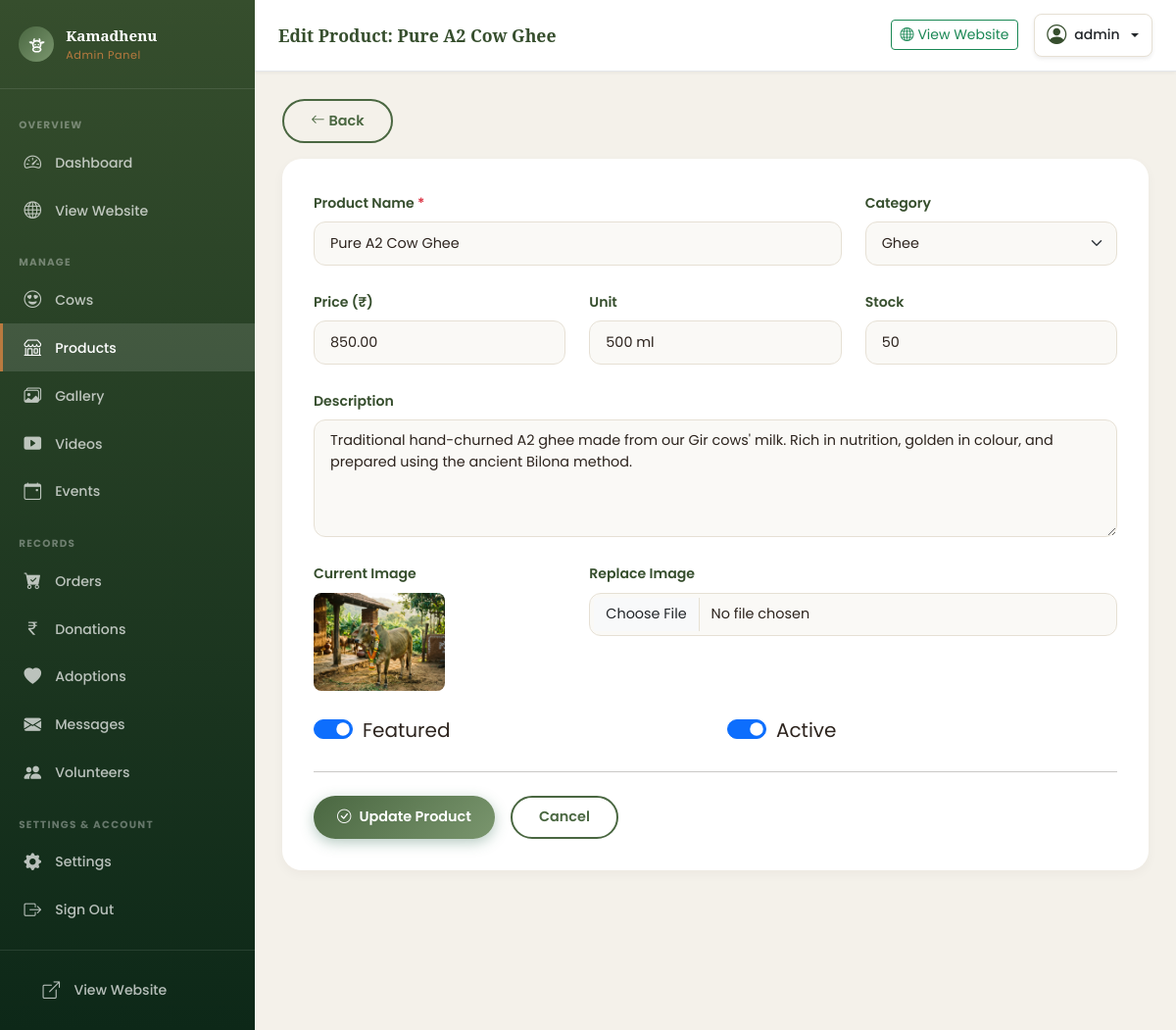
Page /admin/product-edit.php?id=1 (signed in) on the committed database.
### tables this page shows
CREATE TABLE IF NOT EXISTS `products` (
  `id`          INT UNSIGNED NOT NULL AUTO_INCREMENT,
  `name`        VARCHAR(150) NOT NULL,
  `category`    ENUM('Milk Products','Ghee','Gomutra','Panchamrit','Panchagavya','Organic','Other') NOT NULL DEFAULT 'Other',
  `price`       DECIMAL(8,2) UNSIGNED NOT NULL DEFAULT 0.00,
  `unit`        VARCHAR(40)  NOT NULL DEFAULT '1 kg',
  `stock_qty`   INT UNSIGNED NOT NULL DEFAULT 0,
  `description` TEXT DEFAULT NULL,
  `image`       VARCHAR(255) DEFAULT NULL,
  `is_featured` TINYINT(1) NOT NULL DEFAULT 0,
  `is_active`   TINYINT(1) NOT NULL DEFAULT 1,
  `created_at`  TIMESTAMP NOT NULL DEFAULT CURRENT_TIMESTAMP,
  `updated_at`  TIMESTAMP NOT NULL DEFAULT CURRENT_TIMESTAMP ON UPDATE CURRENT_TIMESTAMP,
  PRIMARY KEY (`id`),
  INDEX `idx_products_category` (`category`),
  INDEX `idx_products_is_active` (`is_active`)
);

### includes/functions.php (called while the page is built, shortened)
<?php
function e(string $str): string {
    return htmlspecialchars($str, ENT_QUOTES | ENT_SUBSTITUTE, 'UTF-8');
}
function img_url(string $subdir, ?string $filename): string {
    if (empty($filename)) return PLACEHOLDER_IMG;
    return UPLOAD_URL . $subdir . '/' . e($filename);
}

### includes/auth.php (called while the page is built, shortened)
<?php
function current_admin_username(): string {
    return $_SESSION['admin_username'] ?? 'Admin';
}

### admin/product-edit.php (the view, shortened to what this page needs)
<?php
require_once __DIR__ . '/../includes/functions.php';
require_once __DIR__ . '/../includes/auth.php';
$pdo = getDBConnection();
$id  = isset($_GET['id']) ? (int)$_GET['id'] : 0;
$stmt = $pdo->prepare("SELECT * FROM products WHERE id = :id");
$stmt->execute([':id' => $id]);
$product = $stmt->fetch();
$old    = $product;
$adminPageTitle  = 'Edit Product: ' . e($product['name']);
$adminActivePage = 'products';
require_once __DIR__ . '/includes/admin_layout_header.php';
?>
<div class="mb-3"><a href="<?= BASE_URL ?>/admin/products.php" class="btn btn-sm btn-kg-outline"><i class="bi bi-arrow-left me-1"></i>Back</a></div>
<div class="kg-admin-form-card">
  <form method="POST" action="" enctype="multipart/form-data" data-validate novalidate>
    <div class="row g-4">
      <div class="col-md-8">
        <label class="form-label">Product Name <span class="text-danger">*</span></label>
        <input type="text" name="name" class="form-control" value="<?= e($old['name']) ?>" required>
      </div>
      <div class="col-md-4">
        <label class="form-label">Category</label>
        <select name="category" class="form-select">
          <?php foreach (['Milk Products','Ghee','Gomutra','Panchamrit','Panchagavya','Organic','Other'] as $cat): ?>
          <option value="<?= $cat ?>" <?= $old['category'] === $cat ? 'selected':'' ?>><?= $cat ?></option>
          <?php endforeach; ?>
        </select>
      </div>
      <div class="col-md-4">
        <label class="form-label">Price (₹)</label>
        <input type="number" name="price" class="form-control" step="0.01" min="0" value="<?= e($old['price']) ?>" required>
      </div>
      <div class="col-md-4">
        <label class="form-label">Unit</label>
        <input type="text" name="unit" class="form-control" value="<?= e($old['unit']) ?>">
      </div>
      <div class="col-md-4">
        <label class="form-label">Stock</label>
        <input type="number" name="stock_qty" class="form-control" min="0" value="<?= (int)$old['stock_qty'] ?>">
      </div>
      <div class="col-12">
        <label class="form-label">Description</label>
        <textarea name="description" class="form-control" rows="4"><?= e($old['description']) ?></textarea>
      </div>
      <div class="col-md-4">
        <label class="form-label">Current Image</label>
        <img src="<?= img_url('products', $old['image']) ?>" id="prodPreview"
             style="max-height:100px;border-radius:8px;display:block;" onerror="this.src='<?= BASE_URL ?>/assets/images/placeholder.jpg'">
      </div>
      <div class="col-md-8">
        <label class="form-label">Replace Image</label>
        <input type="file" name="image" class="form-control" accept="image/*" data-preview="prodPreview">
      </div>
      <div class="col-md-6">
        <div class="form-check form-switch fs-5">
          <input class="form-check-input" type="checkbox" name="is_featured" value="1" <?= $old['is_featured'] ? 'checked':'' ?>>
          <label class="form-check-label fw-600">Featured</label>
        </div>
      </div>
      <div class="col-md-6">
        <div class="form-check form-switch fs-5">
          <input class="form-check-input" type="checkbox" name="is_active" value="1" <?= $old['is_active'] ? 'checked':'' ?>>
          <label class="form-check-label fw-600">Active</label>
        </div>
      </div>
    </div>
    <hr class="my-4">
    <div class="d-flex gap-3">
      <button type="submit" class="btn btn-kg-primary px-4"><i class="bi bi-check-circle me-2"></i>Update Product</button>
      <a href="<?= BASE_URL ?>/admin/products.php" class="btn btn-kg-outline">Cancel</a>
    </div>
  </form>
</div>
<?php require_once __DIR__ . '/includes/admin_layout_footer.php'; ?>

### admin/includes/admin_layout_header.php (shortened to what this page needs)
<?php
$adminPageTitle  = $adminPageTitle  ?? 'Dashboard';
$adminActivePage = $adminActivePage ?? '';
function admin_sidebar_link(string $href, string $icon, string $label, string $active, string $key): string {
    $cls = ($active === $key) ? ' active' : '';
    return <<<HTML
<a href="{$href}" class="kg-sidebar-link{$cls}">
  <i class="bi bi-{$icon}"></i>
  {$label}
</a>
HTML;
}
?>
<!DOCTYPE html>
<html lang="en">
<head>
  <link rel="stylesheet" href="https://cdn.jsdelivr.net/npm/bootstrap@5.3.3/dist/css/bootstrap.min.css">
  <link rel="stylesheet" href="https://cdn.jsdelivr.net/npm/bootstrap-icons@1.11.3/font/bootstrap-icons.css">
  <link rel="stylesheet" href="<?= BASE_URL ?>/assets/css/style.css?v=<?= time() ?>">
</head>
<body class="kg-admin-body">
<aside class="kg-sidebar" id="adminSidebar">
  <div class="kg-sidebar-brand">
    <div class="kg-logo-icon-sm"><?= get_cow_logo_svg() ?></div>
    <div class="kg-sidebar-brand-text">
      <span class="kg-sidebar-brand-main">Kamadhenu</span>
      <span class="kg-sidebar-brand-sub">Admin Panel</span>
    </div>
  </div>
  <nav class="kg-sidebar-nav">
    <div class="kg-sidebar-nav-label">Overview</div>
    <?= admin_sidebar_link(BASE_URL . '/admin/dashboard.php', 'speedometer2', 'Dashboard', $adminActivePage, 'dashboard') ?>
    <a href="<?= BASE_URL ?>/" class="kg-sidebar-link" target="_blank">
      <i class="bi bi-globe"></i> View Website
    </a>
    <div class="kg-sidebar-nav-label mt-2">Manage</div>
    <?= admin_sidebar_link(BASE_URL . '/admin/cows.php',     'emoji-heart-eyes', 'Cows',       $adminActivePage, 'cows') ?>
    <?= admin_sidebar_link(BASE_URL . '/admin/products.php', 'shop',             'Products',   $adminActivePage, 'products') ?>
    <?= admin_sidebar_link(BASE_URL . '/admin/gallery.php',  'images',           'Gallery',    $adminActivePage, 'gallery') ?>
    <?= admin_sidebar_link(BASE_URL . '/admin/videos.php',   'play-btn-fill',    'Videos',     $adminActivePage, 'videos') ?>
    <?= admin_sidebar_link(BASE_URL . '/admin/events.php',   'calendar-event',   'Events',     $adminActivePage, 'events') ?>
    <div class="kg-sidebar-nav-label mt-2">Records</div>
    <?= admin_sidebar_link(BASE_URL . '/admin/orders.php',     'cart-check-fill','Orders',     $adminActivePage, 'orders') ?>
    <?= admin_sidebar_link(BASE_URL . '/admin/donations.php',  'currency-rupee', 'Donations',  $adminActivePage, 'donations') ?>
    <?= admin_sidebar_link(BASE_URL . '/admin/adoptions.php',  'heart-fill',     'Adoptions',  $adminActivePage, 'adoptions') ?>
    <?= admin_sidebar_link(BASE_URL . '/admin/messages.php',   'envelope-fill',  'Messages',   $adminActivePage, 'messages') ?>
    <?= admin_sidebar_link(BASE_URL . '/admin/volunteers.php', 'people-fill',    'Volunteers', $adminActivePage, 'volunteers') ?>
    <div class="kg-sidebar-nav-label mt-2">Settings & Account</div>
    <?= admin_sidebar_link(BASE_URL . '/admin/settings.php', 'gear-fill', 'Settings', $adminActivePage, 'settings') ?>
    <?= admin_sidebar_link(BASE_URL . '/admin/logout.php', 'box-arrow-right', 'Sign Out', $adminActivePage, 'logout') ?>
  </nav>
  <div class="kg-sidebar-footer">
    <a href="<?= BASE_URL ?>/" class="kg-sidebar-link" target="_blank">
      <i class="bi bi-box-arrow-up-right"></i> View Website
    </a>
  </div>
</aside>
<main class="kg-admin-main">
  <div class="kg-admin-topbar">
    <div class="d-flex align-items-center gap-3">
      <h5 class="mb-0"><?= e($adminPageTitle) ?></h5>
    </div>
    <div class="d-flex align-items-center gap-3">
      <a href="<?= BASE_URL ?>/" class="btn btn-sm btn-outline-success d-none d-md-inline-flex" target="_blank" title="View Public Website">
        <i class="bi bi-globe me-1"></i> View Website
      </a>
      <div class="dropdown">
        <button class="btn btn-sm dropdown-toggle d-flex align-items-center gap-2 shadow-sm" type="button" id="adminProfileDropdown" data-bs-toggle="dropdown" aria-expanded="false" style="background: white; border: 1px solid var(--kg-border); border-radius: 8px; padding: 0.4rem 0.8rem;">
          <i class="bi bi-person-circle fs-5" style="color:var(--kg-green-dark);"></i>
          <span class="fw-medium text-dark d-none d-md-inline"><?= e(current_admin_username()) ?></span>
        </button>
      </div>
    </div>
  </div>
  <div class="kg-admin-content">

### assets/css/style.css (style rules this page uses)
:root { --kg-green: #4A6741; --kg-green-dark: #364E2D; --kg-green-light: #7A966E; --kg-green-pale: #E2E8DC; --kg-gold: #B97A3F; --kg-gold-dark: #8F5927; --kg-gold-light: #DFBC94; --kg-cream: #F4F1EA; --kg-cream-dark: #EAE4D4; --kg-brown: #584033; --kg-text: #2D241E; --kg-text-muted: #786C60; --kg-border: #E6E0D4; --kg-white: #FAF9F6; --kg-shadow-sm: 0 4px 12px rgba(45, 36, 30, .04); --kg-shadow-md: 0 8px 24px rgba(45, 36, 30, .08); --kg-shadow-lg: 0 16px 48px rgba(45, 36, 30, .12); --kg-radius: 20px; --kg-radius-sm: 12px; --kg-radius-pill: 50px; --kg-transition: all .4s cubic-bezier(.25,.8,.25,1); }
*,*::before,*::after { box-sizing: border-box; }
html { scroll-behavior: smooth; }
body { font-family: 'Poppins', sans-serif; color: var(--kg-text); background-color: var(--kg-cream); line-height: 1.6; display: flex; flex-direction: column; min-height: 100vh; }
h1,h2,h3,h4,h5,h6 { font-family: 'Noto Serif', Georgia, serif; font-weight: 700; line-height: 1.3; }
a { color: var(--kg-green); text-decoration: none; transition: var(--kg-transition); }
img { max-width: 100%; height: auto; }
.btn-kg-primary { background: linear-gradient(135deg, var(--kg-green) 0%, var(--kg-green-light) 100%); color: #fff; border: none; border-radius: var(--kg-radius-pill); padding: .65rem 1.8rem; font-weight: 600; font-size: .9rem; box-shadow: 0 4px 14px rgba(45,106,79,.35); transition: var(--kg-transition); }
.btn-kg-outline { background: transparent; color: var(--kg-green); border: 2px solid var(--kg-green); border-radius: var(--kg-radius-pill); padding: .6rem 1.7rem; font-weight: 600; font-size: .9rem; transition: var(--kg-transition); }
.form-label { font-weight: 600; color: var(--kg-green-dark); font-size: .88rem; }
.form-control, .form-select { border: 1.5px solid var(--kg-border); border-radius: var(--kg-radius-sm); padding: .65rem 1rem; font-size: .9rem; color: var(--kg-text); background-color: var(--kg-white); transition: var(--kg-transition); }
.form-control::placeholder { color: #aaa; }
textarea.form-control { resize: vertical; min-height: 120px; }
.kg-logo-icon-sm { width: 36px; height: 36px; background: linear-gradient(135deg, var(--kg-green) 0%, var(--kg-green-light) 100%); border-radius: 50%; display: flex; align-items: center; justify-content: center; color: #fff; font-size: 1rem; }
.kg-admin-body { background: var(--kg-cream); font-family: 'Poppins', sans-serif; color: var(--kg-text); }
.kg-sidebar { width: 260px; min-height: 100vh; background: linear-gradient(180deg, var(--kg-green-dark) 0%, #0d2818 100%); position: fixed; top: 0; left: 0; z-index: 1040; display: flex; flex-direction: column; transition: transform .3s ease; }
.kg-sidebar-brand { padding: 1.5rem 1.2rem; border-bottom: 1px solid rgba(255,255,255,.1); display: flex; align-items: center; gap: .75rem; }
.kg-sidebar-brand-text { color: #fff; }
.kg-sidebar-brand-main { font-family: 'Noto Serif', serif; font-size: .95rem; font-weight: 700; display: block; }
.kg-sidebar-brand-sub { font-size: .7rem; color: var(--kg-gold); display: block; letter-spacing: .05em; }
.kg-sidebar-nav { flex: 1; padding: 1rem 0; overflow-y: auto; }
.kg-sidebar-nav-label { font-size: .65rem; font-weight: 700; letter-spacing: .12em; text-transform: uppercase; color: rgba(255,255,255,.35); padding: .8rem 1.2rem .3rem; }
.kg-sidebar-link { display: flex; align-items: center; gap: .75rem; padding: .65rem 1.2rem; color: rgba(255,255,255,.7); font-size: .88rem; font-weight: 500; transition: var(--kg-transition); border-left: 3px solid transparent; }
.kg-sidebar-link i { font-size: 1.1rem; width: 22px; text-align: center; }
.kg-sidebar-link.active { color: #fff; background: rgba(255,255,255,.12); border-left-color: var(--kg-gold); }
.kg-sidebar-footer { padding: 1rem 1.2rem; border-top: 1px solid rgba(255,255,255,.1); }
.kg-admin-main { margin-left: 260px; min-height: 100vh; display: flex; flex-direction: column; }
.kg-admin-topbar { background: #fff; border-bottom: 1px solid #e5e7eb; padding: .85rem 1.5rem; display: flex; align-items: center; justify-content: space-between; position: sticky; top: 0; z-index: 1020; box-shadow: 0 1px 4px rgba(0,0,0,.06); }
.kg-admin-topbar h5 { color: var(--kg-green-dark); font-size: 1.1rem; margin: 0; }
.kg-admin-content { flex: 1; padding: 1.75rem; }
.kg-admin-form-card { background: #fff; border-radius: var(--kg-radius); padding: 2rem; box-shadow: var(--kg-shadow-sm); }
body { animation: pageLoadFade 0.8s ease-out forwards; }

### rows in the picture
products: name "Edit Product: Pure A2 Cow Ghee", name "Pure A2 Cow Ghee", category "Ghee", price "850.00", unit "500 ml", stock_qty "50", description "Traditional hand-churned A2 ghee made from our Gir cows' milk. Rich in nutrition, golden in colour, and prepared using the ancient Bilona method.", is_featured "☑", is_active "☑"

### other values in the picture
$label "Dashboard Cows Products Gallery Videos Events Orders Donations Adoptions Messages Volunteers Settings Sign Out"
current_admin_username() "admin"
